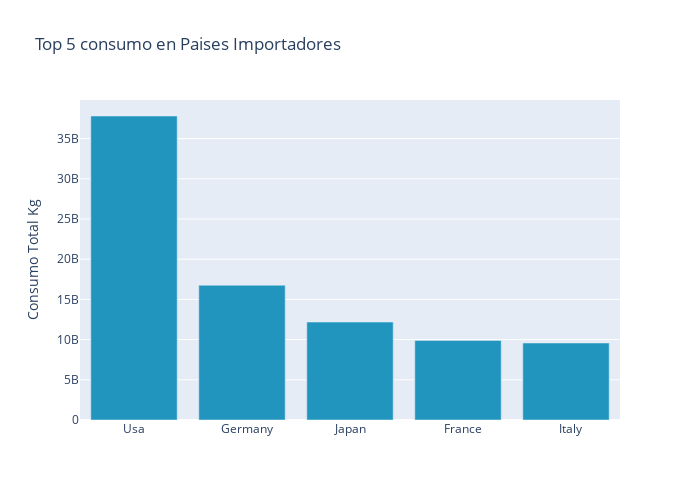

Notebook cell for this chart:
### Code cell
figura_cons_interno = px.bar(top_consumo_interno, x='country', y='total_import_consumption', labels={
                     "country": "",
                     "total_import_consumption": "Consumo Total Kg"
                 },color_discrete_sequence=['#2295bf'], title='Top 5 consumo en Paises Importadores', width=700, height=500)
figura_cons_interno.show()

### Figure 1 — Plotly figure (JSON) as saved in the notebook; plotly's stock layout.template omitted (floating-point values rounded to 4 significant figures)
{"data": [{"alignmentgroup": "True", "hovertemplate": "=%{x}<br>Consumo Total Kg=%{y}<extra></extra>", "legendgroup": "", "marker": {"color": "#2295bf", "pattern": {"shape": ""}}, "name": "", "offsetgroup": "", "orientation": "v", "showlegend": false, "textposition": "auto", "type": "bar", "x": ["Usa", "   Germany", "Japan", "   France", "   Italy"], "xaxis": "x", "y": [37816800000, 16767720000, 12187140000, 9904860000, 9578940000], "yaxis": "y"}], "layout": {"barmode": "relative", "height": 500, "legend": {"tracegroupgap": 0}, "title": {"text": "Top 5 consumo en Paises Importadores"}, "width": 700, "xaxis": {"anchor": "y", "domain": [0, 1], "title": {"text": ""}}, "yaxis": {"anchor": "x", "domain": [0, 1], "title": {"text": "Consumo Total Kg"}}}}
